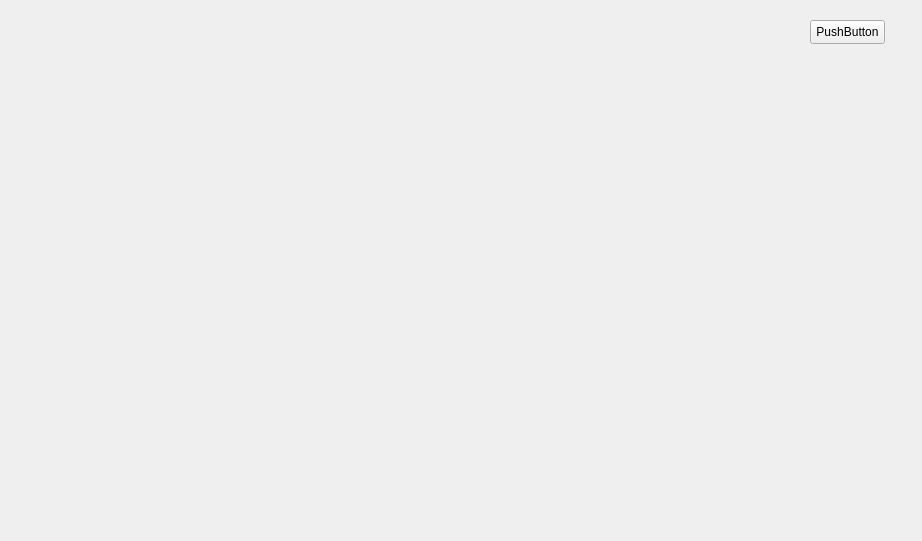
<?xml version="1.0" encoding="UTF-8"?>
<ui version="4.0">
 <class>Form</class>
 <widget class="QWidget" name="Form">
  <property name="geometry">
   <rect>
    <x>0</x>
    <y>0</y>
    <width>922</width>
    <height>541</height>
   </rect>
  </property>
  <property name="windowTitle">
   <string>Form</string>
  </property>
  <widget class="QPushButton" name="pushButton">
   <property name="geometry">
    <rect>
     <x>810</x>
     <y>20</y>
     <width>75</width>
     <height>24</height>
    </rect>
   </property>
   <property name="text">
    <string>PushButton</string>
   </property>
  </widget>
 </widget>
 <resources/>
 <connections/>
</ui>
